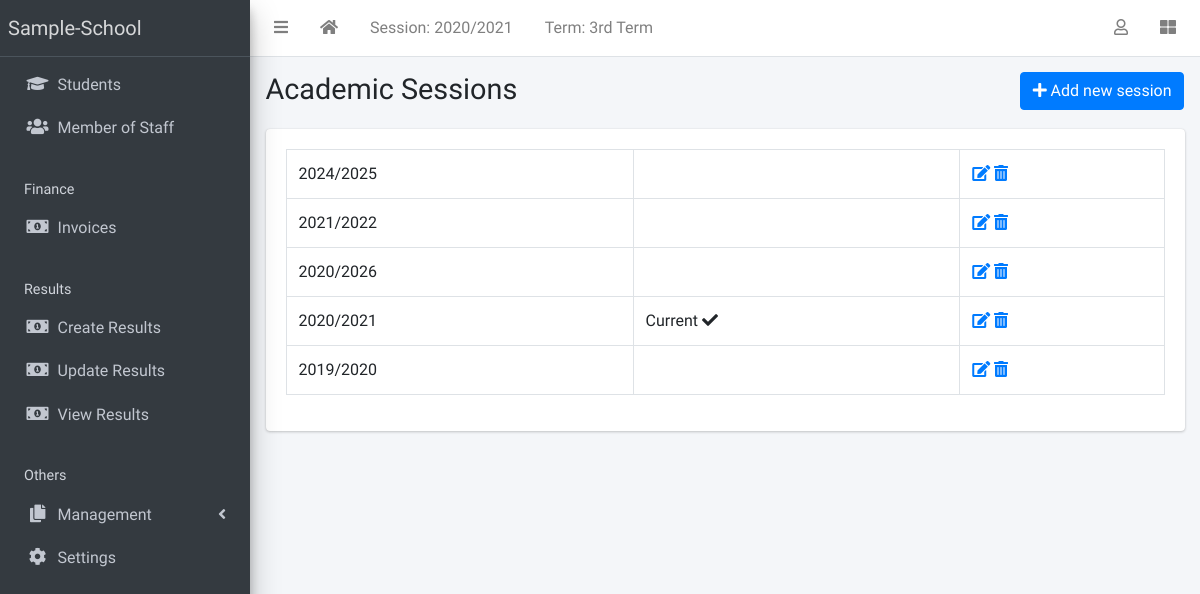
/session/list/ (signed in), run on the app's committed database.
### apps/corecode/models.py (models this page shows, shortened)
class AcademicSession(models.Model):
    name = models.CharField(max_length=200, unique=True)
    current = models.BooleanField(default=True)
    class Meta:
        ordering = ["-name"]
    def __str__(self):
        return self.name

class AcademicTerm(models.Model):
    name = models.CharField(max_length=20, unique=True)
    current = models.BooleanField(default=True)
    class Meta:
        ordering = ["name"]

### apps/corecode/views.py (the view)
# urls.py: path("session/list/", SessionListView.as_view(), name="sessions"),
class SessionListView(LoginRequiredMixin, SuccessMessageMixin, ListView):
    model = AcademicSession
    template_name = "corecode/session_list.html"
    def get_context_data(self, **kwargs):
        context = super().get_context_data(**kwargs)
        context["form"] = AcademicSessionForm()
        return context

### apps/corecode/context_processors.py (called while the page is built)
def site_defaults(request):
    current_session = AcademicSession.objects.get(current=True)
    current_term = AcademicTerm.objects.get(current=True)
    vals = SiteConfig.objects.all()
    contexts = {
        "current_session": current_session.name,
        "current_term": current_term.name,
    }
    for val in vals:
        contexts[val.key] = val.value
    return contexts

### apps/corecode/templates/corecode/session_list.html (shortened to what this page needs)
{% extends 'base.html' %}
{% load widget_tweaks %}
{% block title %}
Academic Sessions
{% endblock title %}
{% block breadcrumb %}
  <a class="btn btn-primary" href="#" data-toggle="modal" data-target="#modal1">
    <i class="fa fa-plus"></i>
    Add new session
  </a>
{% endblock breadcrumb %}
{% block content %}
  <div class="row">
    <div class="col-sm-12">
        <table class="table table-bordered">
          <tbody>
            {% for object in object_list %}
            <tr>
              <td>{{ object }}</td>
              <td>
                {% if object.current == True %}
                  Current <i class="fa fa-check"></i>
                {% endif %}
              </td>
              <td><a href="{% url 'session-update' object.id %}"><i
                    class="fa fa-edit"></i></a> <a
                  href="{% url 'session-delete' object.id %}"><i
                    class="fa fa-trash-alt"></i></a></td>
            </tr>
            {% endfor %}
          </tbody>
        </table>
    </div>
  </div>
{% endblock content %}

### templates/base.html (shortened to what this page needs)
{% load static %}
<!DOCTYPE html>
<html lang="en">
<head>
  <link rel="stylesheet" href="{% static 'plugins/fontawesome-free/css/all.min.css' %}">
  <link rel="stylesheet" href="{% static 'plugins/toastr/toastr.min.css' %}">
  <link rel="stylesheet"
    href="{% static 'plugins/overlayScrollbars/css/OverlayScrollbars.min.css' %}">
  <link rel="stylesheet" href="{% static 'plugins/Datatables/datatables.min.css' %}" />
  <link rel="stylesheet" href="{% static 'dist/css/adminlte.min.css' %}">
</head>
<body
  class="hold-transition sidebar-mini layout-fixed layout-navbar-fixed layout-footer-fixed">
  <div class="wrapper">
    <nav class="main-header navbar navbar-expand navbar-white navbar-light">
      <ul class="navbar-nav">
        <li class="nav-item">
          <a class="nav-link" data-widget="pushmenu" href="#" role="button"><i
              class="fas fa-bars"></i></a>
        </li>
        <li class="nav-item d-none d-sm-inline-block">
          <a href="{% url 'home' %} " class="nav-link"><i class="fa fa-home"></i></a>
        </li>
        <li class="nav-item d-none d-sm-inline-block">
          <a href="{% url 'current-session' %}" class="nav-link">Session: {{ current_session }}</a>
        </li>
        <li class="nav-item d-none d-sm-inline-block">
          <a href="{% url 'current-session' %}" class="nav-link">Term: {{ current_term }}</a>
        </li>
      </ul>
      <ul class="navbar-nav ml-auto">
        <li class="nav-item dropdown">
          <a class="nav-link" data-toggle="dropdown" href="#">
            <i class="far fa-user"></i>
          </a>
        </li>
        <li class="nav-item">
          <a class="nav-link" data-widget="control-sidebar" data-slide="true"
            href="#" role="button"><i class="fas fa-th-large"></i></a>
        </li>
      </ul>
    </nav>
    <aside class="main-sidebar sidebar-dark-primary elevation-4">
      <a href="{% url 'home' %}" class="brand-link">{{ School_name | default:"Sample-School" }}</a>
      <div class="sidebar">
        <nav class="mt-2">
          <ul class="nav nav-pills nav-sidebar flex-column"
            data-widget="treeview" role="menu" data-accordion="false">
            <li class="nav-item">
              <a href="{% url 'student-list' %}" class="nav-link">
                <i class="nav-icon fas fa-graduation-cap"></i>
                <p>
                  Students
                </p>
              </a>
            </li>
            <li class="nav-item">
              <a href="{% url 'staff-list' %}" class="nav-link">
                <i class="nav-icon fas fa-users"></i>
                <p>
                  Member of Staff
                </p>
              </a>
            </li>
            <li class="nav-header">Finance</li>
            <li class="nav-item">
              <a href="{% url 'invoice-list' %}" class="nav-link">
                <i class="nav-icon fas fa-money-bill-alt"></i>
                <p>
                  Invoices
                </p>
              </a>
            </li>
            <li class="nav-header">Results</li>
            <li class="nav-item">
              <a href="{% url 'create-result' %}" class="nav-link">
                <i class="nav-icon fas fa-money-bill-alt"></i>
                <p>
                  Create Results
                </p>
              </a>
            </li>
            <li class="nav-item">
              <a href="{% url 'edit-results' %}" class="nav-link">
                <i class="nav-icon fas fa-money-bill-alt"></i>
                <p>
                  Update Results
                </p>
              </a>
            </li>
            <li class="nav-item">
              <a href="{% url 'view-results' %}" class="nav-link">
                <i class="nav-icon fas fa-money-bill-alt"></i>
                <p>
                  View Results
                </p>
              </a>
            </li>
            <li class="nav-header">Others</li>
            <li class="nav-item has-treeview">
              <a href="#" class="nav-link">
                <i class="nav-icon fas fa-copy"></i>
                <p>
                  Management
                  <i class="fas fa-angle-left right"></i>
                </p>
              </a>
            </li>
            <li class="nav-item">
              <a href="{% url 'configs' %}" class="nav-link">
                <i class="nav-icon fas fa-cog"></i>
                <p>
                  Settings
                </p>
              </a>
            </li>
          </ul>
        </nav>
      </div>
    </aside>
    <div class="content-wrapper">
      <section class="content-header">
        <div class="container-fluid">
          <div class="row mb-1">
            <div class="col-sm-8">
              <h1>{% block title %}{% endblock title %}</h1>
            </div>
            <div class="col-sm-4">
              <ol class="breadcrumb float-sm-right">
                <li class="breadcrumb-item">{% block breadcrumb %}{% endblock breadcrumb %}</li>
              </ol>
            </div>
          </div>
        </div>
      </section>
      <section class="content">
        <div class="container-fluid">
          <div class="row">
            <div class="col-md-12">
              {% block fullcard %}
              <div class="card">
                <div class="card-body">
                  <div class="row">
                    <div class="col">
                      {% block content %}
                      {% endblock content %}
                    </div>
                  </div>
                </div>
              </div>
              {% endblock fullcard %}
            </div>
          </div>
        </div>
      </section>
    </div>
  </div>
</body>
</html>

### data on the page
AcademicSession: name "2020/2021", current "Current"
AcademicTerm: name "3rd Term"
AcademicSession: name "2024/2025"
AcademicSession: name "2021/2022"
AcademicSession: name "2020/2026"
AcademicSession: name "2019/2020"

### other printed values
{{ School_name | default:"Sample-School" }} "Sample-School"
